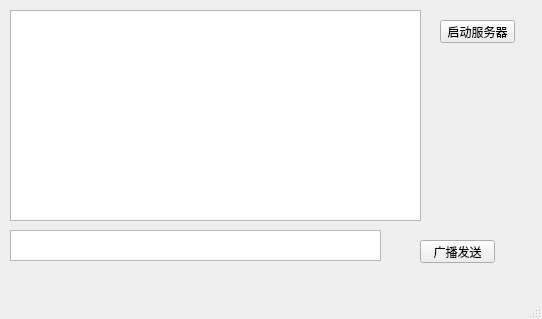
<?xml version="1.0" encoding="UTF-8"?>
<ui version="4.0">
 <class>MainWindow</class>
 <widget class="QMainWindow" name="MainWindow">
  <property name="geometry">
   <rect>
    <x>0</x>
    <y>0</y>
    <width>542</width>
    <height>319</height>
   </rect>
  </property>
  <property name="windowTitle">
   <string>MainWindow</string>
  </property>
  <widget class="QWidget" name="centralwidget">
   <widget class="QPushButton" name="Button_start">
    <property name="geometry">
     <rect>
      <x>440</x>
      <y>20</y>
      <width>75</width>
      <height>23</height>
     </rect>
    </property>
    <property name="text">
     <string>启动服务器</string>
    </property>
   </widget>
   <widget class="QTextEdit" name="Text_send">
    <property name="geometry">
     <rect>
      <x>10</x>
      <y>230</y>
      <width>371</width>
      <height>31</height>
     </rect>
    </property>
   </widget>
   <widget class="QPushButton" name="Button_send">
    <property name="geometry">
     <rect>
      <x>420</x>
      <y>240</y>
      <width>75</width>
      <height>23</height>
     </rect>
    </property>
    <property name="text">
     <string>广播发送</string>
    </property>
   </widget>
   <widget class="QTextEdit" name="Text_chat">
    <property name="geometry">
     <rect>
      <x>10</x>
      <y>10</y>
      <width>411</width>
      <height>211</height>
     </rect>
    </property>
   </widget>
  </widget>
  <widget class="QStatusBar" name="statusbar"/>
  <widget class="QMenuBar" name="menubar">
   <property name="geometry">
    <rect>
     <x>0</x>
     <y>0</y>
     <width>542</width>
     <height>23</height>
    </rect>
   </property>
  </widget>
 </widget>
 <resources/>
 <connections/>
</ui>
